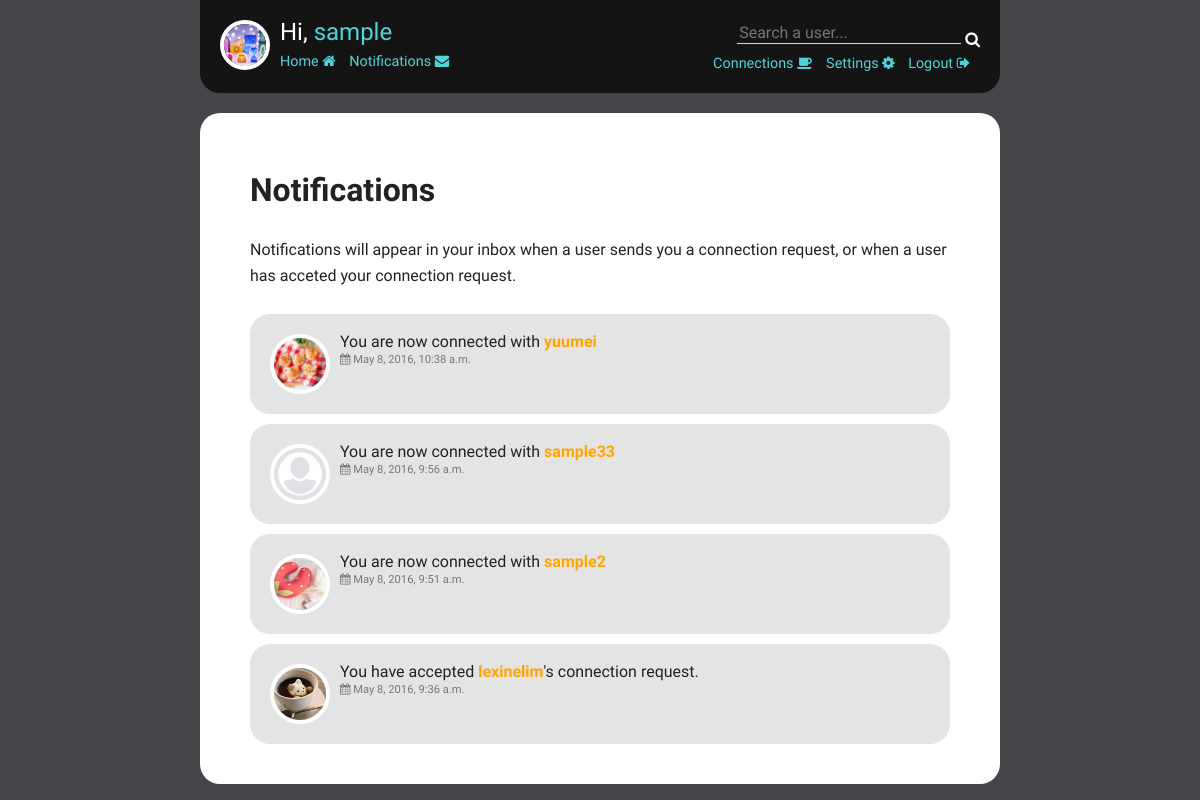
The page /user/notifications/ (signed in) on the database as committed earlier.
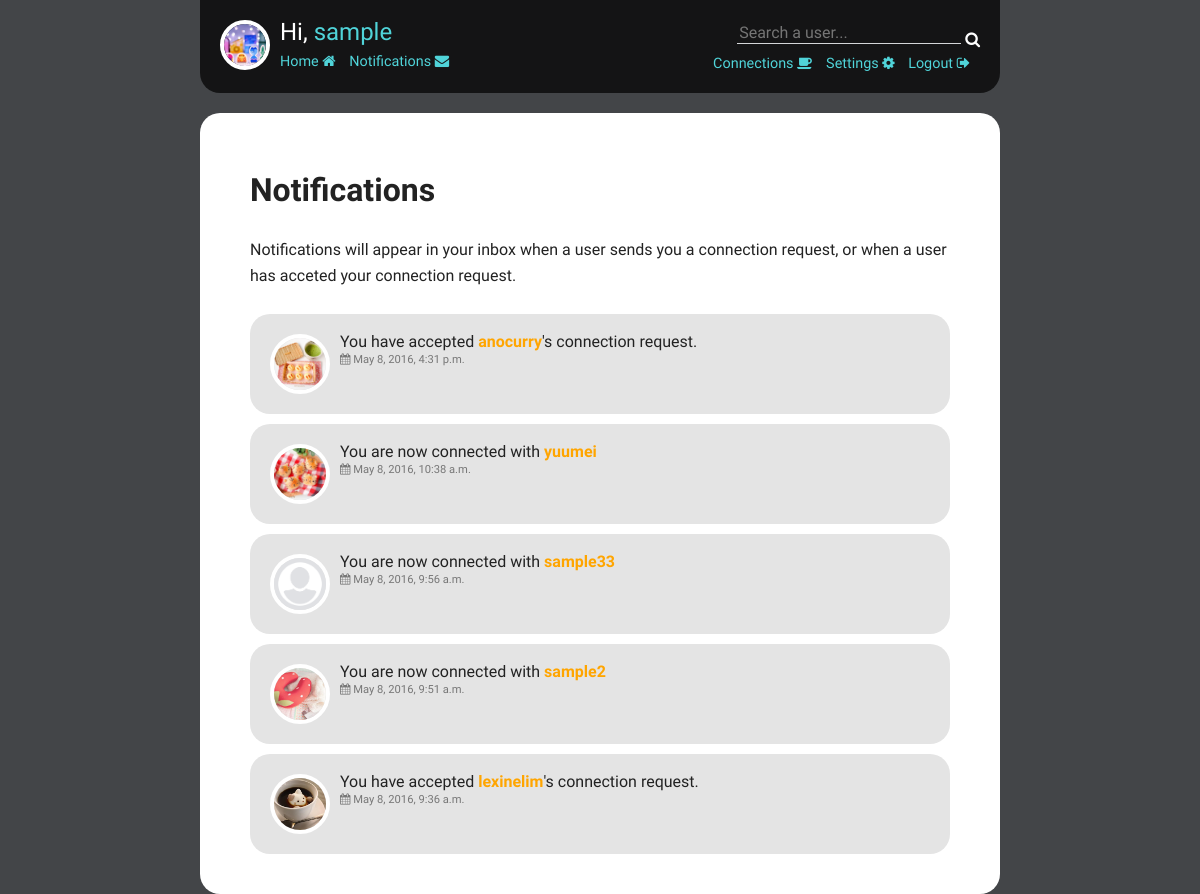
The same page on the database as committed later.
### user/models.py (models this page shows, shortened)
class Notification(models.Model):
    fromuser = models.PositiveIntegerField()
    touser = models.PositiveIntegerField()
    is_read = models.BooleanField(default=False)
    is_accepted = models.BooleanField(default=False)
    notif_date = models.DateTimeField(default=datetime.datetime.now())
    message = models.CharField(max_length=100)
    def from_username(self):
        u = User.objects.get(id=self.fromuser)
        return u.username
    def to_username(self):
        u = User.objects.get(id=self.touser)
        return u.username
    def from_user_profileimg(self):
        u = User.objects.get(id=self.fromuser)
        return u.profileImg
    def to_user_profileimg(self):
        u = User.objects.get(id=self.touser)
        return u.profileImg

class User(models.Model):
    VIS_CHOICES=(
        (1, 'Public'),
        (0, 'Private'),
    )
    username = models.CharField(max_length=50)
    password = models.CharField(max_length=50)
    email = models.EmailField()
    displayname = models.CharField(max_length=50)
    description = models.CharField(max_length=200, blank=True)
    vis = models.PositiveSmallIntegerField(choices=VIS_CHOICES, default=1)
    profileImg = models.ImageField(upload_to='pic/', default = 'pic/default.jpg')
    bgImg = models.ImageField(upload_to='bg/', default = 'bg/default.jpg')  #change to imagefield?
    useBg = models.BooleanField()

### user/views.py (the view)
def notifications(request):
    u = getLoggedInUser(request)
    readnotifs = Notification.objects.filter(Q(fromuser=u.id) & Q(is_accepted=True) & Q(is_read=True) | Q(touser=u.id) & Q(is_read=True)).order_by('-notif_date')
    toread = Notification.objects.filter(Q(fromuser=u.id) & Q(is_accepted=True) & Q(is_read=False) | Q(touser=u.id) & Q(is_accepted=False) & Q(is_read=False)).order_by('-notif_date')
    notifNum = getUnreadNotifNum(request)
    template = loader.get_template('user/notifications.html')
    return HttpResponse(template.render({'user': u, 'readnotifs': readnotifs, 'toread': toread,'notifNum': notifNum}, request))

### user/views.py (called while the page is built)
def getLoggedInUser(request):
    uid = request.session.get('login_id')
    try:
        u = User.objects.get(id=uid)
    except (KeyError, User.DoesNotExist):
        return None
    return u

def getUnreadNotifNum(request):
    u = getLoggedInUser(request)
    if u:
        num = Notification.objects.filter(Q(fromuser=u.id) & Q(is_accepted=True) & Q(is_read=False) |  Q(touser=u.id) & Q(is_accepted=False) & Q(is_read=False)).count()
        return num

### user/templates/user/notifications.html (shortened to what this page needs)
{% extends 'main/layout.html' %}
{% block content %}
<div class="realcontent">
  <h1>Notifications</h1>
  Notifications will appear in your inbox when a user sends you a connection request, or when a user has acceted your connection request.
  <br/><br/>
  {% if toread or readnotifs %}
    {% with notifs=readnotifs %}
      {% include 'notifdetails.html' %}
    {% endwith %}
  {% else %}
  <p class="message">You do not have any notifications yet.</p>
  {% endif %}
</div>
{% endblock %}

### user/templates/notifdetails.html (shortened to what this page needs)
{% for notif in notifs %}
    <div class="notif">
    {% if notif.fromuser == request.session.login_id %}
    <img src="/media/{{ notif.to_user_profileimg }}" />
        {% if notif.is_accepted %}
            You are now connected with <a href="{% url 'user:search' notif.touser %}">{{ notif.to_username }}</a>
        {% endif %}
        <br/><span><i class="fa fa-calendar" aria-hidden="true"></i> {{ notif.notif_date }}</span>
    {% else %}
    <img src="/media/{{ notif.from_user_profileimg }}" />
        {% if notif.is_accepted %}
            You have accepted <a href="{% url 'user:search' notif.fromuser %}">{{ notif.from_username }}</a>'s connection request.
        {% else %}
            <a href="{% url 'user:search' notif.fromuser %}">{{ notif.from_username }}</a> has sent you a connection request.
        {% endif %}
        <br/><span><i class="fa fa-calendar" aria-hidden="true"></i> {{ notif.notif_date }}</span>
    {% endif %}
    </div>
{% endfor %}

Rows that differ between the two databases and show on the page:
added Notification: from_user_profileimg (picture), from_username "anocurry", notif_date "May 8, 2016, 4:31 p.m."
